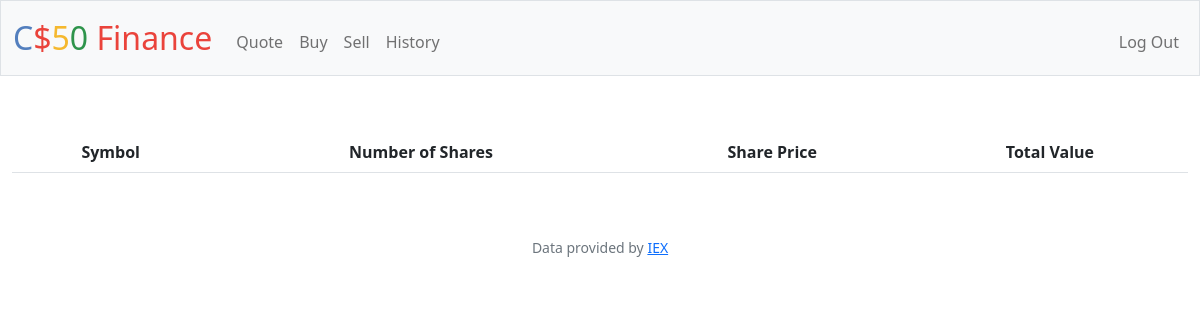
Page /history (signed in) on the earlier database version.
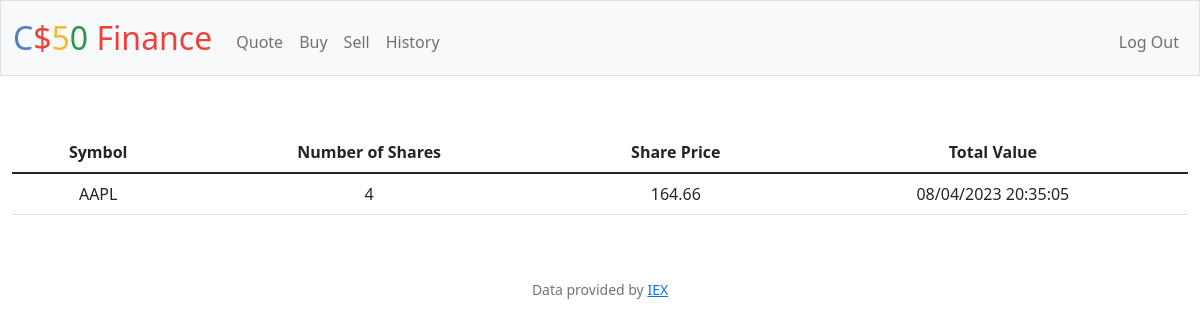
Same page on the later database version.
### tables this page shows
CREATE TABLE trades (
    id INTEGER PRIMARY KEY AUTOINCREMENT NOT NULL,
    person_id INTEGER,
    symbol TEXT NOT NULL,
    shares INTEGER NOT NULL,
    time TEXT NOT NULL, price TEXT,
    FOREIGN KEY (person_id) REFERENCES users(id));

### app.py (the view)
@app.route("/history")
@login_required
def history():
    all_trades = db.execute("SELECT * FROM trades WHERE person_id = ?", session["user_id"])
    return render_template("history.html", trades=all_trades)

### app.py (called while the page is built)
@app.after_request
def after_request(response):
    response.headers["Cache-Control"] = "no-cache, no-store, must-revalidate"
    response.headers["Expires"] = 0
    response.headers["Pragma"] = "no-cache"
    return response

### helpers.py (called while the page is built)
def login_required(f):
    @wraps(f)
    def decorated_function(*args, **kwargs):
        if session.get("user_id") is None:
            return redirect("/login")
        return f(*args, **kwargs)
    return decorated_function

### templates/history.html (shortened to what this page needs)
{% extends "layout.html" %}
{% block index %}
<table class="table">
    <thead>
        <tr>
            <th>Symbol</th>
            <th>Number of Shares</th>
            <th>Share Price</th>
            <th>Total Value</th>
        </tr>
    </thead>
    <tbody>
        {% for data in trades %}
        <tr>
            <td>{{ data.symbol }}</td>
            <td>{{ data.shares }}</td>
            <td>{{ data.price }}</td>
            <td>{{ data.time }}</td>
        </tr>
        {% endfor %}
    </tbody>
</table>
{% endblock %}

### templates/layout.html (shortened to what this page needs)
<!DOCTYPE html>
<html lang="en">
    <head>
        <link href="https://cdn.jsdelivr.net/npm/bootstrap@5.1.3/dist/css/bootstrap.min.css" rel="stylesheet">
        <link href="/static/styles.css" rel="stylesheet">
    </head>
    <body>
        <nav class="bg-light border navbar navbar-expand-md navbar-light">
            <div class="container-fluid">
                <a class="navbar-brand" href="/"><span class="blue">C</span><span class="red">$</span><span class="yellow">5</span><span class="green">0</span> <span class="red">Finance</span></a>
                <div class="collapse navbar-collapse" id="navbar">
                    {% if session["user_id"] %}
                        <ul class="navbar-nav me-auto mt-2">
                            <li class="nav-item"><a class="nav-link" href="/quote">Quote</a></li>
                            <li class="nav-item"><a class="nav-link" href="/buy">Buy</a></li>
                            <li class="nav-item"><a class="nav-link" href="/sell">Sell</a></li>
                            <li class="nav-item"><a class="nav-link" href="/history">History</a></li>
                        </ul>
                        <ul class="navbar-nav ms-auto mt-2">
                            <li class="nav-item"><a class="nav-link" href="/logout">Log Out</a></li>
                        </ul>
                    {% else %}
                        <ul class="navbar-nav ms-auto mt-2">
                            <li class="nav-item"><a class="nav-link" href="/register">Register</a></li>
                            <li class="nav-item"><a class="nav-link" href="/login">Log In</a></li>
                        </ul>
                    {% endif %}
                </div>
            </div>
        </nav>
        <main class="container-fluid py-5 text-center">
            {% block index %}{% endblock %}
        </main>
        <footer class="mb-5 small text-center text-muted">
            Data provided by <a href="https://iexcloud.io/">IEX</a>
        </footer>
    </body>
</html>

### static/styles.css (style rules this page uses)
nav .navbar-brand { font-size: xx-large; }
nav .navbar-brand .blue { color: #537fbe; }
nav .navbar-brand .red { color: #ea433b; }
nav .navbar-brand .yellow { color: #f5b82e; }
nav .navbar-brand .green { color: #2e944b; }

Differences in the rows shown:
added trades: symbol "AAPL", shares "4", price "164.66", time "08/04/2023 20:35:05"
